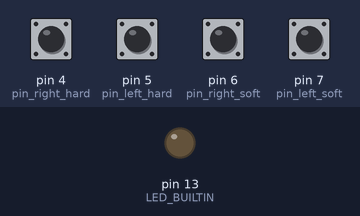
Recording of a sketch running on a simulated Arduino Mega 2560, built with avr-gcc and run on an emulated ATmega2560. On the bench: output pins drawn as LEDs (lit = HIGH). The inputs (shaded band) are chosen by the test bench; at power-on: pin 4 (pin_right_hard), pin 5 (pin_left_hard), pin 6 (pin_right_soft), pin 7 (pin_left_soft) HIGH. What the sketch prints to the serial monitor is not drawn.

Above: at 1.2 s.
1.3 s: pin 4 (pin_right_hard) pulled LOW for 0.15 s
At 1.37 s:
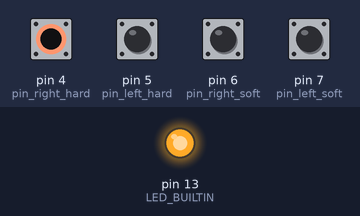
2.9 s: pin 5 (pin_left_hard) pulled LOW for 0.15 s
At 3.4 s:
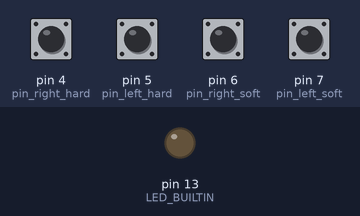
6.0 s: pin 6 (pin_right_soft) pulled LOW for 0.15 s
At 6.08 s:
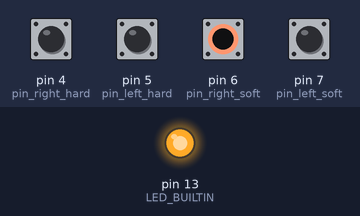
7.6 s: pin 7 (pin_left_soft) pulled LOW for 0.15 s
At 9.2 s:
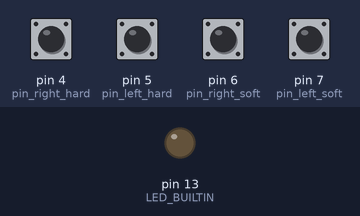
10.7 s: pin 4 (pin_right_hard) pulled LOW for 1 s
At 11.5 s:
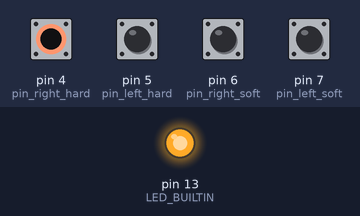
13.2 s: pin 5 (pin_left_hard) pulled LOW for 1 s
At 14.8 s:
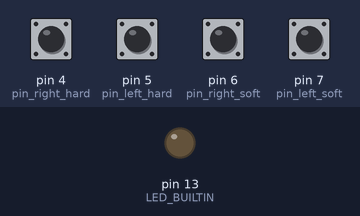
Timing chart, 0 to 16.3 s (numbered marks = the images above; inputs shaded):
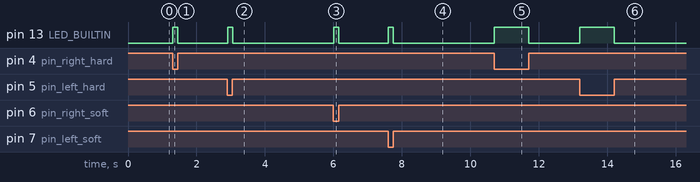

Measured:
- after the input at 1.3 s, pin 13 (LED_BUILTIN): LOW → HIGH at once, → LOW 0.15 s later
- after the input at 2.9 s, pin 13 (LED_BUILTIN): LOW → HIGH at once, → LOW 0.15 s later
- after the input at 6.0 s, pin 13 (LED_BUILTIN): LOW → HIGH at once, → LOW 0.15 s later
- after the input at 7.6 s, pin 13 (LED_BUILTIN): LOW → HIGH at once, → LOW 0.15 s later
- after the input at 10.7 s, pin 13 (LED_BUILTIN): LOW → HIGH at once, → LOW 1.0 s later
- after the input at 13.2 s, pin 13 (LED_BUILTIN): LOW → HIGH at once, → LOW 1.0 s later

The sketch:

uart_buttons.ino
```cpp
#include "VescUart.h"

static constexpr int pin_left_hard = 5;
static constexpr int pin_left_soft = 7;
static constexpr int pin_right_soft = 6;
static constexpr int pin_right_hard = 4;

static constexpr int soft_current = 20;
static constexpr int hard_current = 60;

static int current = 0;

auto setup_io_pins() -> void
{
    pinMode(pin_left_hard, INPUT_PULLUP);
    pinMode(pin_left_soft, INPUT_PULLUP);
    pinMode(pin_right_soft, INPUT_PULLUP);
    pinMode(pin_right_hard, INPUT_PULLUP);

    pinMode(LED_BUILTIN, OUTPUT);
}

auto write_command() -> void
{
#if 0
    if (current >= 0)
    {
        VescUartSetCurrent(current);
    }
    else
    {
        VescUartSetCurrentBrake(-current);
    }
#else
    VescUartSetCurrent(current);
#endif
}

void setup()
{
    setup_io_pins();

    Serial.begin(115200);
    while (!Serial) {};
}


auto is_active(int pin) -> bool
{
    return !digitalRead(pin);
}

void loop()
{
    while (1)
    {
        delay(10);
/*         delay(500); */

        {
            auto left_soft = is_active(pin_left_soft);
            if (left_soft)
            {
                digitalWrite(LED_BUILTIN, HIGH);
                current = -soft_current;
                write_command();
                continue;
            }
        }

        {
            auto right_soft = is_active(pin_right_soft);
            if (right_soft)
            {
                digitalWrite(LED_BUILTIN, HIGH);
                current = +soft_current;
                write_command();
                continue;
            }
        }

        {
            auto left_hard = is_active(pin_left_hard);
            if (left_hard)
            {
                digitalWrite(LED_BUILTIN, HIGH);
                current = -hard_current;
                write_command();
                continue;
            }
        }

        {
            auto right_hard = is_active(pin_right_hard);
            if (right_hard)
            {
                digitalWrite(LED_BUILTIN, HIGH);
                current = +hard_current;
                write_command();
                continue;
            }
        }

        // if reach then no button is pressed: Set current to 0
        digitalWrite(LED_BUILTIN, LOW);
        current = 0;
        write_command();
    }
}
```

VescUart.cpp
```cpp
// (licence header left out)
#include "VescUart.h"
#include "buffer.h"
#include "crc.h"

bool UnpackPayload(uint8_t* message, int lenMes, uint8_t* payload, int lenPa);
bool ProcessReadPacket(uint8_t* message, bldcMeasure& values, int len);

//HardwareSerial *serial; ///@param num as integer with the serial port in use (0=Serial; 1=Serial1; 2=Serial2; 3=Serial3;)
int ReceiveUartMessage(uint8_t* payloadReceived, int num) {

	//Messages <= 255 start with 2. 2nd byte is length
	//Messages >255 start with 3. 2nd and 3rd byte is length combined with 1st >>8 and then &0xFF

	size_t counter = 0;
	size_t endMessage = 256;
	bool messageRead = false;
	uint8_t messageReceived[256];
	int lenPayload = 0;
	HardwareSerial *serial;
	serial=&Serial;
	#ifdef __AVR_ATmega2560__
	switch (num) {
		case 0:
			serial=&Serial;
			break;
		case 1:
			serial=&Serial1;
			break;
		case 2:
			serial=&Serial2;
			break;
		case 3:
			serial=&Serial3;
			break;
		default:
			break;
	}
    #else
        (void)num;
        serial=&Serial;
	#endif
	while (serial->available()) {

		messageReceived[counter++] = serial->read();

		if (counter == 2) {//case if state of 'counter' with last read 1

			switch (messageReceived[0])
			{
			case 2:
				endMessage = messageReceived[1] + 5; //Payload size + 2 for sice + 3 for SRC and End.
				lenPayload = messageReceived[1];
				break;
			case 3:
				//ToDo: Add Message Handling > 255 (starting with 3)
				break;
			default:
				break;
			}

		}
		if (counter >= sizeof(messageReceived))
		{
			break;
		}

		if (counter == endMessage && messageReceived[endMessage - 1] == 3) {//+1: Because of counter++ state of 'counter' with last read = "endMessage"
			messageReceived[endMessage] = 0;
#ifdef DEBUG
			DEBUGSERIAL.println("End of message reached!");
#endif
			messageRead = true;
			break; //Exit if end of message is reached, even if there is still more data in buffer.
		}
	}
	bool unpacked = false;
	if (messageRead) {
		unpacked = UnpackPayload(messageReceived, endMessage, payloadReceived, messageReceived[1]);
	}
	if (unpacked)
	{
		return lenPayload; //Message was read

	}
	else {
		return 0; //No Message Read
	}
}

bool UnpackPayload(uint8_t* message, int lenMes, uint8_t* payload, int lenPay) {
    (void)lenPay;

	uint16_t crcMessage = 0;
	uint16_t crcPayload = 0;
	//Rebuild src:
	crcMessage = message[lenMes - 3] << 8;
	crcMessage &= 0xFF00;
	crcMessage += message[lenMes - 2];
#ifdef DEBUG
	DEBUGSERIAL.print("SRC received: "); DEBUGSERIAL.println(crcMessage);
#endif // DEBUG

	//Extract payload:
	memcpy(payload, &message[2], message[1]);

	crcPayload = crc16(payload, message[1]);
#ifdef DEBUG
	DEBUGSERIAL.print("SRC calc: "); DEBUGSERIAL.println(crcPayload);
#endif
	if (crcPayload == crcMessage)
	{
#ifdef DEBUG
		DEBUGSERIAL.print("Received: "); SerialPrint(message, lenMes); DEBUGSERIAL.println();
		DEBUGSERIAL.print("Payload :      "); SerialPrint(payload, message[1] - 1); DEBUGSERIAL.println();
#endif // DEBUG

		return true;
	}
	else
	{
		return false;
	}
}

int PackSendPayload(uint8_t* payload, int lenPay, int num) {
	uint16_t crcPayload = crc16(payload, lenPay);
	int count = 0;
	uint8_t messageSend[256];

	if (lenPay <= 256)
	{
		messageSend[count++] = 2;
		messageSend[count++] = lenPay;
	}
	else
	{
		messageSend[count++] = 3;
		messageSend[count++] = (uint8_t)(lenPay >> 8);
		messageSend[count++] = (uint8_t)(lenPay & 0xFF);
	}
	memcpy(&messageSend[count], payload, lenPay);

	count += lenPay;
	messageSend[count++] = (uint8_t)(crcPayload >> 8);
	messageSend[count++] = (uint8_t)(crcPayload & 0xFF);
	messageSend[count++] = 3;
	messageSend[count] = '\0';

#ifdef DEBUG
	DEBUGSERIAL.print("UART package send: "); SerialPrint(messageSend, count);

#endif // DEBUG


	HardwareSerial *serial;
	#ifdef __AVR_ATmega2560__
	switch (num) {
		case 0:
			serial=&Serial;
			break;
		case 1:
			serial=&Serial1;
			break;
		case 2:
			serial=&Serial2;
			break;
		case 3:
			serial=&Serial3;
			break;
		default:
			break;
	}
    #else
    (void)num;
    serial=&Serial;
	#endif
	//Sending package
    serial->write(messageSend, count);


	//Returns number of send bytes
	return count;
}


bool ProcessReadPacket(uint8_t* message, bldcMeasure& values, int len) {
	COMM_PACKET_ID packetId;
	int32_t ind = 0;

	packetId = (COMM_PACKET_ID)message[0];
	message++;//Eliminates the message id
	len--;

	switch (packetId)
	{
	case COMM_GET_VALUES:
		ind = 14; //Skipped the first 14 bit.
		values.avgMotorCurrent = buffer_get_float32(message, 100.0, &ind);
		values.avgInputCurrent = buffer_get_float32(message, 100.0, &ind);
		values.dutyCycleNow = buffer_get_float16(message, 1000.0, &ind);
		values.rpm = buffer_get_int32(message, &ind);
		values.inpVoltage = buffer_get_float16(message, 10.0, &ind);
		values.ampHours = buffer_get_float32(message, 10000.0, &ind);
		values.ampHoursCharged = buffer_get_float32(message, 10000.0, &ind);
		ind += 8; //Skip 9 bit
		values.tachometer = buffer_get_int32(message, &ind);
		values.tachometerAbs = buffer_get_int32(message, &ind);
		return true;
		break;
	default:
		return false;
		break;
	}

}

bool VescUartGetValue(bldcMeasure& values, int num) {
	uint8_t command[1] = { COMM_GET_VALUES };
	uint8_t payload[256];
	PackSendPayload(command, 1, num);
	delay(10); //needed, otherwise data is not read
	int lenPayload = ReceiveUartMessage(payload, num);
	if (lenPayload > 55) {
		bool read = ProcessReadPacket(payload, values, lenPayload); //returns true if sucessful
		return read;
	}
	else
	{
		return false;
	}
}
bool VescUartGetValue(bldcMeasure& values) {
	return VescUartGetValue(values, 0);
}

void VescUartSetCurrent(float current, int num) {
	int32_t index = 0;
	uint8_t payload[5];

	payload[index++] = COMM_SET_CURRENT ;
	buffer_append_int32(payload, (int32_t)(current * 1000), &index);
	PackSendPayload(payload, 5, num);
}
void VescUartSetCurrent(float current){
	VescUartSetCurrent(current, 0);
}

void VescUartSetPosition(float position, int num) {
	int32_t index = 0;
	uint8_t payload[5];

	payload[index++] = COMM_SET_POS ;
	buffer_append_int32(payload, (int32_t)(position * 1000000.0), &index);
	PackSendPayload(payload, 5, num);
}
void VescUartSetPosition(float position) {
	VescUartSetPosition(position, 0);
}

void VescUartSetDuty(float duty, int num) {
	int32_t index = 0;
	uint8_t payload[5];

	payload[index++] = COMM_SET_DUTY ;
	buffer_append_int32(payload, (int32_t)(duty * 100000), &index);
	PackSendPayload(payload, 5, num);
}
void VescUartSetDuty(float duty) {
	VescUartSetDuty(duty, 0);
}


void VescUartSetRPM(float rpm, int num) {
	int32_t index = 0;
	uint8_t payload[5];

	payload[index++] = COMM_SET_RPM ;
	buffer_append_int32(payload, (int32_t)(rpm), &index);
	PackSendPayload(payload, 5, num);
}
void VescUartSetRPM(float rpm) {
	VescUartSetRPM(rpm, 0);
}

void VescUartSetCurrentBrake(float brakeCurrent, int num) {
	int32_t index = 0;
	uint8_t payload[5];

	payload[index++] = COMM_SET_CURRENT_BRAKE;
	buffer_append_int32(payload, (int32_t)(brakeCurrent * 1000), &index);
	PackSendPayload(payload, 5, num);
}
void VescUartSetCurrentBrake(float brakeCurrent) {
	VescUartSetCurrentBrake(brakeCurrent, 0);
}


void VescUartSetNunchukValues(remotePackage& data, int num) {
	int32_t ind = 0;
	uint8_t payload[11];
	payload[ind++] = COMM_SET_CHUCK_DATA;
	payload[ind++] = data.valXJoy;
	payload[ind++] = data.valYJoy;
	buffer_append_bool(payload, data.valLowerButton, &ind);
	buffer_append_bool(payload, data.valUpperButton, &ind);
	//Acceleration Data. Not used, Int16 (2 byte)
	payload[ind++] = 0;
	payload[ind++] = 0;
	payload[ind++] = 0;
	payload[ind++] = 0;
	payload[ind++] = 0;
	payload[ind++] = 0;

#ifdef DEBUG
	DEBUGSERIAL.println("Data reached at VescUartSetNunchuckValues:");
	DEBUGSERIAL.print("valXJoy = "); DEBUGSERIAL.print(data.valXJoy); DEBUGSERIAL.print(" valYJoy = "); DEBUGSERIAL.println(data.valYJoy);
	DEBUGSERIAL.print("LowerButton = "); DEBUGSERIAL.print(data.valLowerButton); DEBUGSERIAL.print(" UpperButton = "); DEBUGSERIAL.println(data.valUpperButton);
#endif

	PackSendPayload(payload, 11, num);
}
void VescUartSetNunchukValues(remotePackage& data) {
	VescUartSetNunchukValues(data, 0);
}

#ifdef DEBUG
void SerialPrint(uint8_t* data, int len) {

	//	DEBUGSERIAL.print("Data to display: "); DEBUGSERIAL.println(sizeof(data));

	for (int i = 0; i <= len; i++)
	{
		DEBUGSERIAL.print(data[i]);
		DEBUGSERIAL.print(" ");
	}
	DEBUGSERIAL.println("");
}
#endif


#ifdef DEBUG
void SerialPrint(const bldcMeasure& values) {
	DEBUGSERIAL.print("avgMotorCurrent: "); DEBUGSERIAL.println(values.avgMotorCurrent);
	DEBUGSERIAL.print("avgInputCurrent: "); DEBUGSERIAL.println(values.avgInputCurrent);
	DEBUGSERIAL.print("dutyCycleNow: "); DEBUGSERIAL.println(values.dutyCycleNow);
	DEBUGSERIAL.print("rpm: "); DEBUGSERIAL.println(values.rpm);
	DEBUGSERIAL.print("inputVoltage: "); DEBUGSERIAL.println(values.inpVoltage);
	DEBUGSERIAL.print("ampHours: "); DEBUGSERIAL.println(values.ampHours);
	DEBUGSERIAL.print("ampHoursCharges: "); DEBUGSERIAL.println(values.ampHoursCharged);
	DEBUGSERIAL.print("tachometer: "); DEBUGSERIAL.println(values.tachometer);
	DEBUGSERIAL.print("tachometerAbs: "); DEBUGSERIAL.println(values.tachometerAbs);
}
#endif
```

VescUart.h
```cpp
// (licence header left out)
#ifndef _VESCUART_h
#define _VESCUART_h

//#include "Config.h"

/*TThis library was created on an Adruinio 2560 with different serial ports to have a better possibility
to debug. The serial ports are define with #define:
#define SERIALIO Serial1  		for the UART port to VESC
#define DEBUGSERIAL Serial		for debuging over USB
So you need here to define the right serial port for your arduino.
If you want to use debug, uncomment DEBUGSERIAL and define a port.*/


#ifndef _CONFIG_h

#ifdef __AVR_ATmega2560__
#define SERIALIO Serial1
#define SERIALIO2 Serial2
#define SERIALIO3 Serial3
#define DEBUGSERIAL Serial
#endif

#ifdef ARDUINO_AVR_NANO
#define SERIALIO Serial
#define DEBUGSERIAL Serial
#endif
#endif

#if defined(ARDUINO) && ARDUINO >= 100
#include "Arduino.h"
#else
#include "WProgram.h"
#endif

#include "datatypes.h"
#include "local_datatypes.h"
///PackSendPayload Packs the payload and sends it over Serial.
///Define in a Config.h a SERIAL with the Serial in Arduino Style you want to you
///@param: payload as the payload [unit8_t Array] with length of int lenPayload
///@return the number of bytes send

int PackSendPayload(uint8_t* payload, int lenPay, int num);

///ReceiveUartMessage receives the a message over Serial
///Define in a Config.h a SERIAL with the Serial in Arduino Style you want to you
///@parm the payload as the payload [unit8_t Array]
///@return the number of bytes receeived within the payload

int ReceiveUartMessage(uint8_t* payloadReceived, int num);

///Help Function to print struct bldcMeasure over Serial for Debug
///Define in a Config.h the DEBUGSERIAL you want to use

void SerialPrint(const struct bldcMeasure& values);

///Help Function to print uint8_t array over Serial for Debug
///Define in a Config.h the DEBUGSERIAL you want to use

void SerialPrint(uint8_t* data, int len);

///Sends a command to VESC and stores the returned data
///@param bldcMeasure struct with received data
//@return true if success
bool VescUartGetValue(struct bldcMeasure& values, int num);
bool VescUartGetValue(bldcMeasure& values);

///Sends a command to VESC to control the motor current
///@param current as float with the current for the motor
///@param num as integer with the serial port in use (0=Serial; 1=Serial1; 2=Serial2; 3=Serial3;)

void VescUartSetCurrent(float current, int num);
void VescUartSetCurrent(float current);

///Sends a command to VESC to control the motor brake
///@param breakCurrent as float with the current for the brake
///@param num as integer with the serial port in use (0=Serial; 1=Serial1; 2=Serial2; 3=Serial3;)

void VescUartSetCurrentBrake(float brakeCurrent, int num);
void VescUartSetCurrentBrake(float brakeCurrent);

///Sends values of a joystick and 2 buttons to VESC to control the nunchuk app

void VescUartSetNunchukValues(remotePackage& data, int num);
void VescUartSetNunchukValues(remotePackage& data);

///Sends a command to VESC to control the motor position
///@param position as float with the position in degrees for the motor
///@param num as integer with the serial port in use (0=Serial; 1=Serial1; 2=Serial2; 3=Serial3;)

void VescUartSetPosition(float position, int num) ;
void VescUartSetPosition(float position) ;

///Sends a command to VESC to control the motor duty cycle
///@param duty as float with the duty cycle for the motor
///@param num as integer with the serial port in use (0=Serial; 1=Serial1; 2=Serial2; 3=Serial3;)

void VescUartSetDuty(float duty, int num) ;
void VescUartSetDuty(float duty) ;

///Sends a command to VESC to control the motor rotational speed
///@param rpm as float with the revolutions per second for the motor
///@param num as integer with the serial port in use (0=Serial; 1=Serial1; 2=Serial2; 3=Serial3;)

void VescUartSetRPM(float rpm, int num);
void VescUartSetRPM(float rpm);

#endif
```

buffer.cpp
```cpp
// (licence header left out)
/*
 * buffer.c
 *
 *  Created on: 13 maj 2013
 *      Author: benjamin
 */

#include "buffer.h"

void buffer_append_int16(uint8_t* buffer, int16_t number, int32_t *index) {
	buffer[(*index)++] = number >> 8;
	buffer[(*index)++] = number;
}

void buffer_append_uint16(uint8_t* buffer, uint16_t number, int32_t *index) {
	buffer[(*index)++] = number >> 8;
	buffer[(*index)++] = number;
}

void buffer_append_int32(uint8_t* buffer, int32_t number, int32_t *index) {
	buffer[(*index)++] = number >> 24;
	buffer[(*index)++] = number >> 16;
	buffer[(*index)++] = number >> 8;
	buffer[(*index)++] = number;
}

void buffer_append_uint32(uint8_t* buffer, uint32_t number, int32_t *index) {
	buffer[(*index)++] = number >> 24;
	buffer[(*index)++] = number >> 16;
	buffer[(*index)++] = number >> 8;
	buffer[(*index)++] = number;
}

void buffer_append_float16(uint8_t* buffer, float number, float scale, int32_t *index) {
    buffer_append_int16(buffer, (int16_t)(number * scale), index);
}

void buffer_append_float32(uint8_t* buffer, float number, float scale, int32_t *index) {
    buffer_append_int32(buffer, (int32_t)(number * scale), index);
}

int16_t buffer_get_int16(const uint8_t *buffer, int32_t *index) {
	int16_t res =	((uint16_t) buffer[*index]) << 8 |
					((uint16_t) buffer[*index + 1]);
	*index += 2;
	return res;
}

uint16_t buffer_get_uint16(const uint8_t *buffer, int32_t *index) {
	uint16_t res = 	((uint16_t) buffer[*index]) << 8 |
					((uint16_t) buffer[*index + 1]);
	*index += 2;
	return res;
}

int32_t buffer_get_int32(const uint8_t *buffer, int32_t *index) {
	int32_t res =	((uint32_t) buffer[*index]) << 24 |
					((uint32_t) buffer[*index + 1]) << 16 |
					((uint32_t) buffer[*index + 2]) << 8 |
					((uint32_t) buffer[*index + 3]);
	*index += 4;
	return res;
}

uint32_t buffer_get_uint32(const uint8_t *buffer, int32_t *index) {
	uint32_t res =	((uint32_t) buffer[*index]) << 24 |
					((uint32_t) buffer[*index + 1]) << 16 |
					((uint32_t) buffer[*index + 2]) << 8 |
					((uint32_t) buffer[*index + 3]);
	*index += 4;
	return res;
}

float buffer_get_float16(const uint8_t *buffer, float scale, int32_t *index) {
    return (float)buffer_get_int16(buffer, index) / scale;
}

float buffer_get_float32(const uint8_t *buffer, float scale, int32_t *index) {
    return (float)buffer_get_int32(buffer, index) / scale;
}

bool buffer_get_bool(const uint8_t *buffer, int32_t *index) {

		if (buffer[*index] == 1)
		{
			(*index)++;
			return true;
		}
		else
		{
			(*index)++;
			return false;
		}

}

void buffer_append_bool(uint8_t *buffer,bool value, int32_t *index) {

	if (value == true)
	{
		buffer[*index] = 1;
		(*index)++;
	}
	else
	{
		buffer[*index] = 0;
		(*index)++;
	}

}
```

crc.h
```cpp
// (licence header left out)
/*
 * crc.h
 *
 *  Created on: 26 feb 2012
 *      Author: benjamin
 */

#ifndef CRC_H_
#define CRC_H_

/*
 * Functions
 */
unsigned short crc16(unsigned char *buf, unsigned int len);

#endif /* CRC_H_ */
```

Source omitted: buffer.h (1904 bytes), crc.cpp (data table, 3188 bytes), datatypes.h (10744 bytes), local_datatypes.h (515 bytes)
